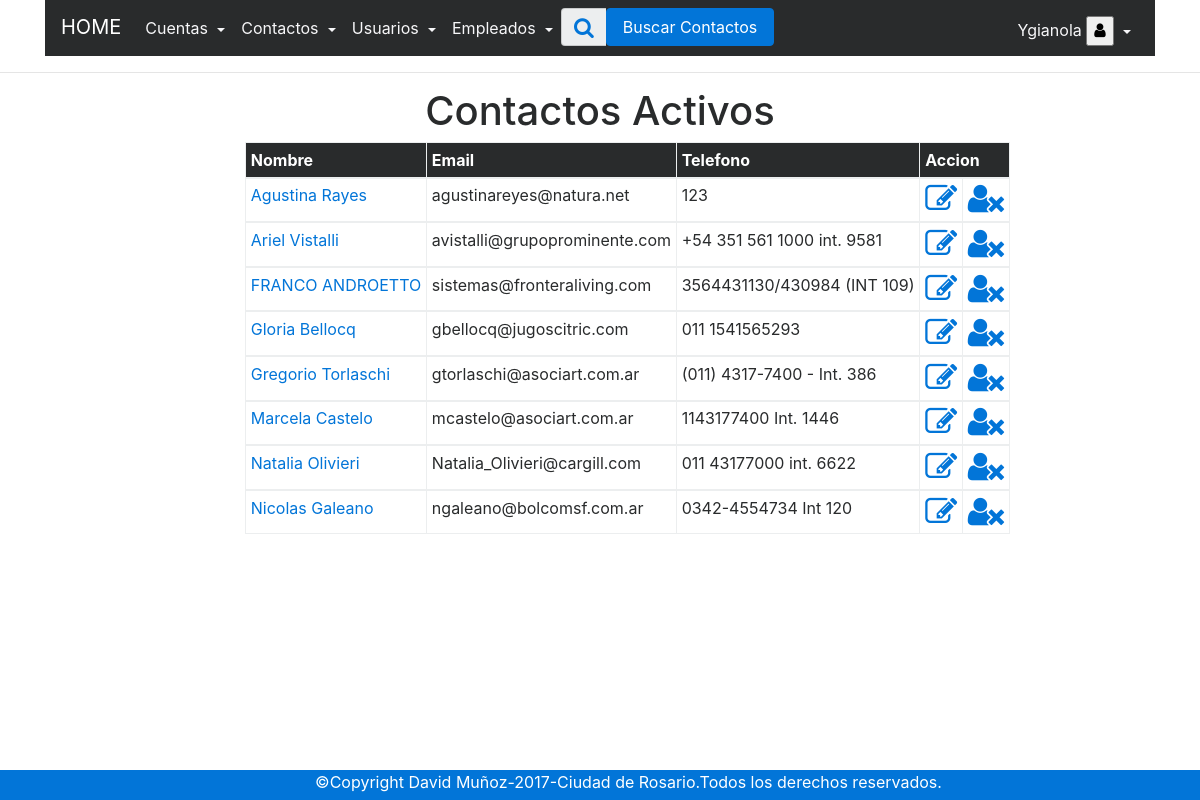
/php/index_contactos.php (signed in), run on the app's committed database.
### tables this page shows
CREATE TABLE IF NOT EXISTS `contactos` (
  `id` int(255) NOT NULL AUTO_INCREMENT,
  `cuenta_id` int(255) DEFAULT '0',
  `usuario_id` int(255) NOT NULL DEFAULT '0',
  `nombre` varchar(50) NOT NULL DEFAULT '0',
  `apellido` varchar(50) NOT NULL DEFAULT '0',
  `email` varchar(50) NOT NULL DEFAULT '0',
  `telefono` varchar(250) DEFAULT '0',
  `estado` int(1) DEFAULT '0',
  PRIMARY KEY (`id`),
  KEY `IdUsuario` (`usuario_id`),
  KEY `IdCuenta` (`cuenta_id`),
  CONSTRAINT `FK_contactos_cuentas` FOREIGN KEY (`cuenta_id`) REFERENCES `cuentas` (`id`) ON DELETE CASCADE ON UPDATE CASCADE,
  CONSTRAINT `FK_contactos_usuarios` FOREIGN KEY (`usuario_id`) REFERENCES `usuarios` (`id`) ON DELETE CASCADE ON UPDATE CASCADE
);

### php/index_contactos.php (called while the page is built, shortened)
<?php session_start();
require 'conexion.php';
$contactos = $conexion->prepare("SELECT con.id as 'id' ,con.nombre,con.apellido,con.email,con.telefono
FROM
contactos con
WHERE con.id=con.id and estado=1 GROUP BY con.id  ORDER BY con.nombre ASC");
$rcontactos = $contactos->execute();
$rcontactos = $contactos->fetchAll(PDO::FETCH_OBJ);
require '../views/contactos/index_contactos.view.php';

### views/contactos/index_contactos.view.php (the view, shortened to what this page needs)
<?php require '../views/menu/menucontactos_activo.view.php';?>
<hr>
  <center><h1>Contactos Activos</h1></center>
<div class="row">
<div class="col-md-3"></div>
<div class="col-md-5"><?php if (isset($_GET['exito'])) {
}?></div>
  </div>
 <div class="row">
<div class="container" >
 <div class="col-sm-10 offset-2">
      <table class="table table-bordered  table-sm table-responsive">
      <thead class="thead-inverse">
      <tr>
         <th>Nombre</th>
         <th>Email</th>
         <th>Telefono</th>
         <th colspan="2">Accion</th>
      </tr>
      </thead>
      <?php foreach ($rcontactos as $contactos): ?>
                                <tbody>
                                    <tr>
                                        <td><a href="../php/contacto_individual.php?id=<?php echo $contactos->id; ?>"><?php echo $contactos->nombre; ?>
                                        <?php echo $contactos->apellido; ?></a></td>
                                        <td><?php echo $contactos->email; ?></td>
                                        <td><?php echo $contactos->telefono; ?></td>
                                            <td>
      <a href="../php/modificar_contacto.php?id=<?php echo $contactos->id ?>">
      <i class="editar fa fa-pencil-square-o fa-2x" aria-hidden="true"></i></a>
    </td>
    <td>
      <a  href="../php/bajalogica_contactos.php?id=<?php echo $contactos->id; ?>"onclick="return confirm('¿Desea Dar de baja el contacto?')"> <i class="eliminar fa fa-user-times fa-2x" aria-hidden="true"></i></i></a>
    </td>
                                    </tr>
                                    </tbody><?php endforeach;?>
      </table>
 </div>
 </div>
</div>
    </body>
    </html>
<?php include '../views/menu/footer.view.php';?>

### data on the page
contactos: nombre "Agustina", apellido "Rayes", email "agustinareyes@natura.net", telefono "123"
contactos: nombre "Ariel", apellido "Vistalli", email "avistalli@grupoprominente.com", telefono "+54 351 561 1000 int. 9581"
contactos: nombre "FRANCO", apellido "ANDROETTO", email "sistemas@fronteraliving.com", telefono "3564431130/430984 (INT 109)"
contactos: nombre "Gloria", apellido "Bellocq", email "gbellocq@jugoscitric.com", telefono "011 1541565293"
contactos: nombre "Gregorio", apellido "Torlaschi", email "gtorlaschi@asociart.com.ar", telefono "(011) 4317-7400 - Int. 386"
contactos: nombre "Marcela", apellido "Castelo", email "mcastelo@asociart.com.ar", telefono "1143177400 Int. 1446"
contactos: nombre "Natalia", apellido "Olivieri", email "Natalia_Olivieri@cargill.com", telefono "011 43177000 int. 6622"
contactos: nombre "Nicolas", apellido "Galeano", email "ngaleano@bolcomsf.com.ar", telefono "0342-4554734 Int 120"

### other printed values
$_SESSION['usuario'] "Ygianola"
